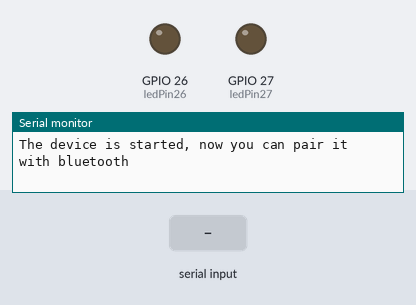
Simulated run of this sketch. Board: ESP32. Parts: output pins drawn as LEDs (lit = HIGH), the last lines printed to the serial monitor. The test bench sets the inputs (shaded band). Nothing arrives over Bluetooth unless stated.

Above: at 1.2 s.
1.3 s: "1" received over the second serial link
At 2.2 s:
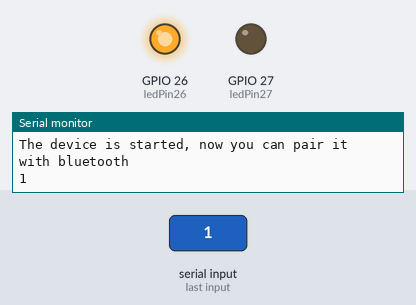
2.8 s: "2" received over the second serial link
At 3.3 s:
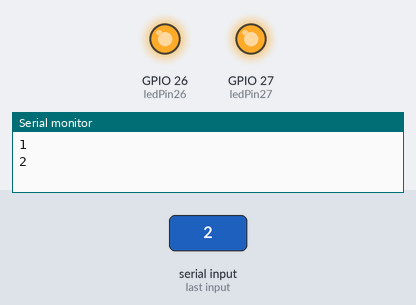
4.3 s: "0" received over the second serial link
At 5.5 s:
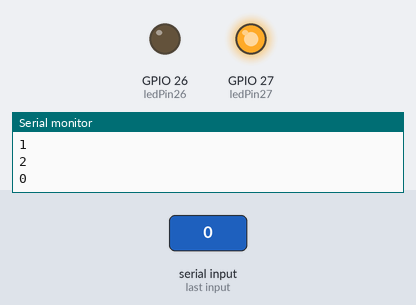
5.8 s: "3" received over the second serial link
At 6.8 s:
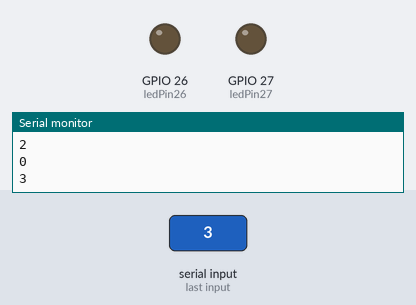
Timing chart, 0 to 8.3 s (numbered marks = the images above; inputs shaded):
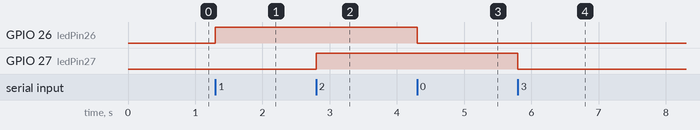

Measured:
- after the input at 1.3 s, GPIO 26 (ledPin26): LOW → HIGH at once
- after the input at 2.8 s, GPIO 27 (ledPin27): LOW → HIGH at once
- after the input at 4.3 s, GPIO 26 (ledPin26): HIGH → LOW at once
- after the input at 5.8 s, GPIO 27 (ledPin27): HIGH → LOW at once

The sketch:

bluetooth_led_control.ino
```cpp
#include <BluetoothSerial.h>

BluetoothSerial SerialBT;

const int ledPin26 = 26;
const int ledPin27 = 27;


void setup() {
  // put your setup code here, to run once:
  Serial.begin(115200);
  SerialBT.begin("ESP32 TEST DEVICE");
  Serial.println("The device is started, now you can pair it with bluetooth");


  pinMode(ledPin26, OUTPUT);
  pinMode(ledPin27, OUTPUT);
}

void loop() {
  // put your main code here, to run repeatedly:
  if(SerialBT.available()){

    char value = SerialBT.read();
    Serial.println(value);

    if(value == '1'){
      digitalWrite(ledPin26, HIGH);
    }else if(value == '0'){
      digitalWrite(ledPin26, LOW);
    }else if(value == '2'){
      digitalWrite(ledPin27, HIGH);
    }else if(value == '3'){
      digitalWrite(ledPin27, LOW);
    }

  }
}
```
